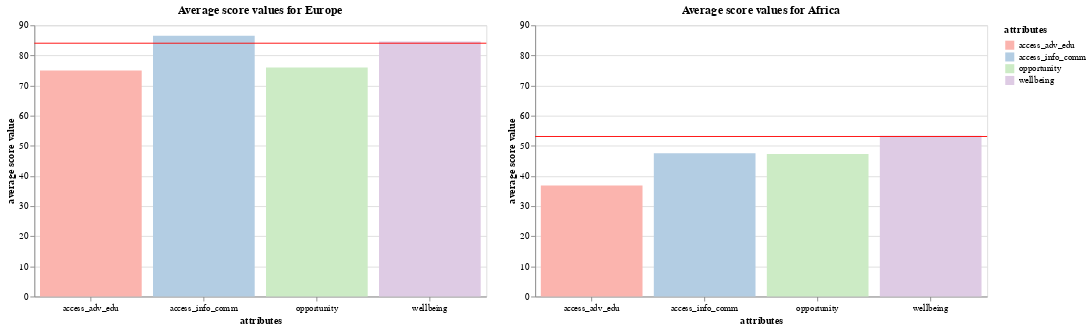

Notebook code for this chart:
### Code cell
ch.configure_axis(labelAngle=0)

### Figure 1 — Vega-Lite specification as saved in the notebook (floating-point values rounded to 4 significant figures)
{"config": {"view": {"continuousWidth": 300, "continuousHeight": 300}, "axis": {"labelAngle": 0}}, "hconcat": [{"layer": [{"data": {"name": "data-690761e8cfc5a229abcc20b7b6934732"}, "mark": {"type": "bar"}, "encoding": {"color": {"field": "attributes", "scale": {"range": ["#FBB4AE", "#B3CDE3", "#CCEBC5", "#DECBE4", "#FED9A6"]}, "type": "nominal"}, "tooltip": [{"field": "attributes", "type": "nominal"}, {"field": "avg_value", "type": "quantitative"}], "x": {"field": "attributes", "type": "nominal"}, "y": {"axis": {"title": "average score value"}, "field": "avg_value", "scale": {"domain": [0, 90]}, "type": "quantitative"}}, "title": "Average score values for Europe"}, {"data": {"name": "data-cc8a3cc222b481287fe90f4d37057206"}, "mark": {"type": "rule", "color": "red"}, "encoding": {"tooltip": [{"field": "mean_energy", "format": ".2f", "type": "quantitative"}], "y": {"field": "mean_spi_score", "type": "quantitative"}}}], "height": 300, "width": 500}, {"layer": [{"data": {"name": "data-544cff072703f19db3951bf80640e8cd"}, "mark": {"type": "bar"}, "encoding": {"color": {"field": "attributes", "scale": {"range": ["#FBB4AE", "#B3CDE3", "#CCEBC5", "#DECBE4", "#FED9A6"]}, "type": "nominal"}, "tooltip": [{"field": "attributes", "type": "nominal"}, {"field": "avg_value", "type": "quantitative"}], "x": {"field": "attributes", "type": "nominal"}, "y": {"axis": {"title": "average score value"}, "field": "avg_value", "scale": {"domain": [0, 90]}, "type": "quantitative"}}, "title": "Average score values for Africa"}, {"data": {"name": "data-77e66c8166bdd20db15e6378dbe9034a"}, "mark": {"type": "rule", "color": "red"}, "encoding": {"tooltip": [{"field": "mean_energy", "format": ".2f", "type": "quantitative"}], "y": {"field": "mean_spi_score", "type": "quantitative"}}}], "height": 300, "width": 500}], "$schema": "https://vega.github.io/schema/vega-lite/v5.20.1.json", "datasets": {"data-690761e8cfc5a229abcc20b7b6934732": [{"attributes": "access_info_comm", "avg_value": 86.56}, {"attributes": "wellbeing", "avg_value": 84.66}, {"attributes": "opportunity", "avg_value": 75.97}, {"attributes": "access_adv_edu", "avg_value": 75.02}], "data-cc8a3cc222b481287fe90f4d37057206": [{"mean_spi_score": 84.06}], "data-544cff072703f19db3951bf80640e8cd": [{"attributes": "access_info_comm", "avg_value": 47.55}, {"attributes": "wellbeing", "avg_value": 53.34}, {"attributes": "opportunity", "avg_value": 47.3}, {"attributes": "access_adv_edu", "avg_value": 36.83}], "data-77e66c8166bdd20db15e6378dbe9034a": [{"mean_spi_score": 53.11}]}}
